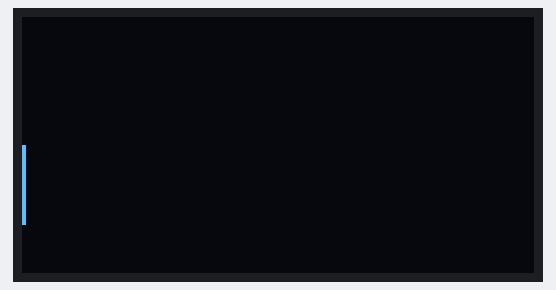
The program below on a simulated MicroPython board. On the bench: 128×64 one-colour display.

Above: at 0.6 s.
At 1.1 s:
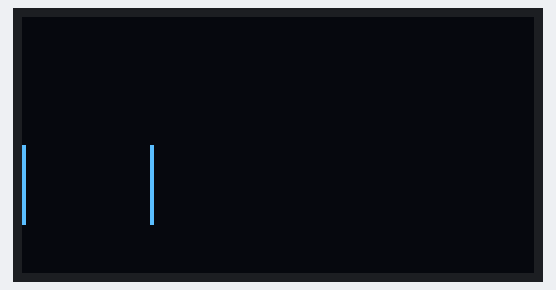
At 1.7 s:
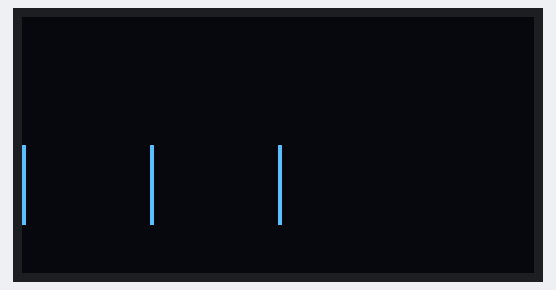
At 2.7 s:
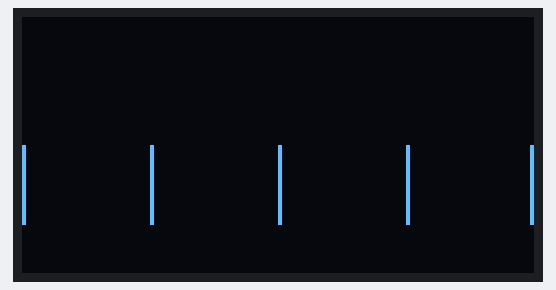
At 3.8 s:
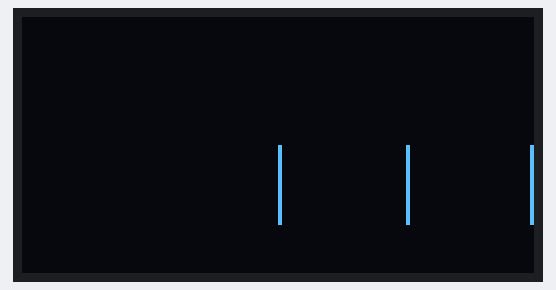
At 5.3 s:
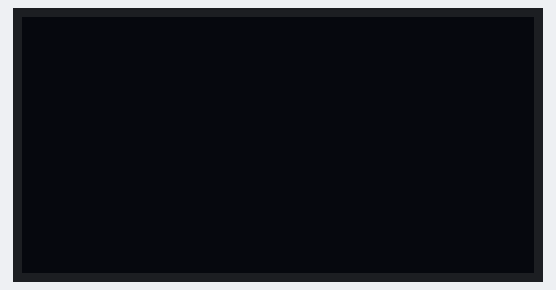

Measured:
- by itself, everything shown: repeats every 5.2 s, in 10 steps
- what the display in image 0 shows lasts 0.5 s, from 0.6 s to 1.1 s

The program:

oled_03.py
```python
# This script uses the ssd1306 oled module:

# This file was created on 15/04/2017
# Author: George Kaimakis

import machine
import ssd1306
import time

# define the display size:
width   = 128   # pixels
height  = 64    # pixels

# define i2c pins:
data    = machine.Pin(4)
clk     = machine.Pin(5)

# create i2c object:
i2c = machine.I2C(scl=clk, sda=data)

#create oled object:
oled = ssd1306.SSD1306_I2C(width, height, i2c)

# blank the display:
oled.fill(0)
oled.show()
time.sleep_ms(500)

# the framebuf class contains methods for drawing rectangles
# fill_rect, rect - also use these with height/width of 1 pixel to create lines:

while True:

    oled.framebuf.rect(0, 32, 1, 20,  1)
    oled.show()
    time.sleep_ms(500)
    oled.framebuf.rect(32, 32, 1, 20,  1)
    oled.show()
    time.sleep_ms(500)
    oled.framebuf.rect(64, 32, 1, 20,  1)
    oled.show()
    time.sleep_ms(500)
    oled.framebuf.rect(96, 32, 1, 20,  1)
    oled.show()
    time.sleep_ms(500)
    oled.framebuf.rect(127, 32, 1, 20,  1)
    oled.show()

    time.sleep_ms(500)

    oled.framebuf.rect(0, 32, 1, 20,  0)
    oled.show()
    time.sleep_ms(500)
    oled.framebuf.rect(32, 32, 1, 20,  0)
    oled.show()
    time.sleep_ms(500)
    oled.framebuf.rect(64, 32, 1, 20,  0)
    oled.show()
    time.sleep_ms(500)
    oled.framebuf.rect(96, 32, 1, 20,  0)
    oled.show()
    time.sleep_ms(500)
    oled.framebuf.rect(127, 32, 1, 20,  0)
    oled.show()
    time.sleep_ms(500)
```
